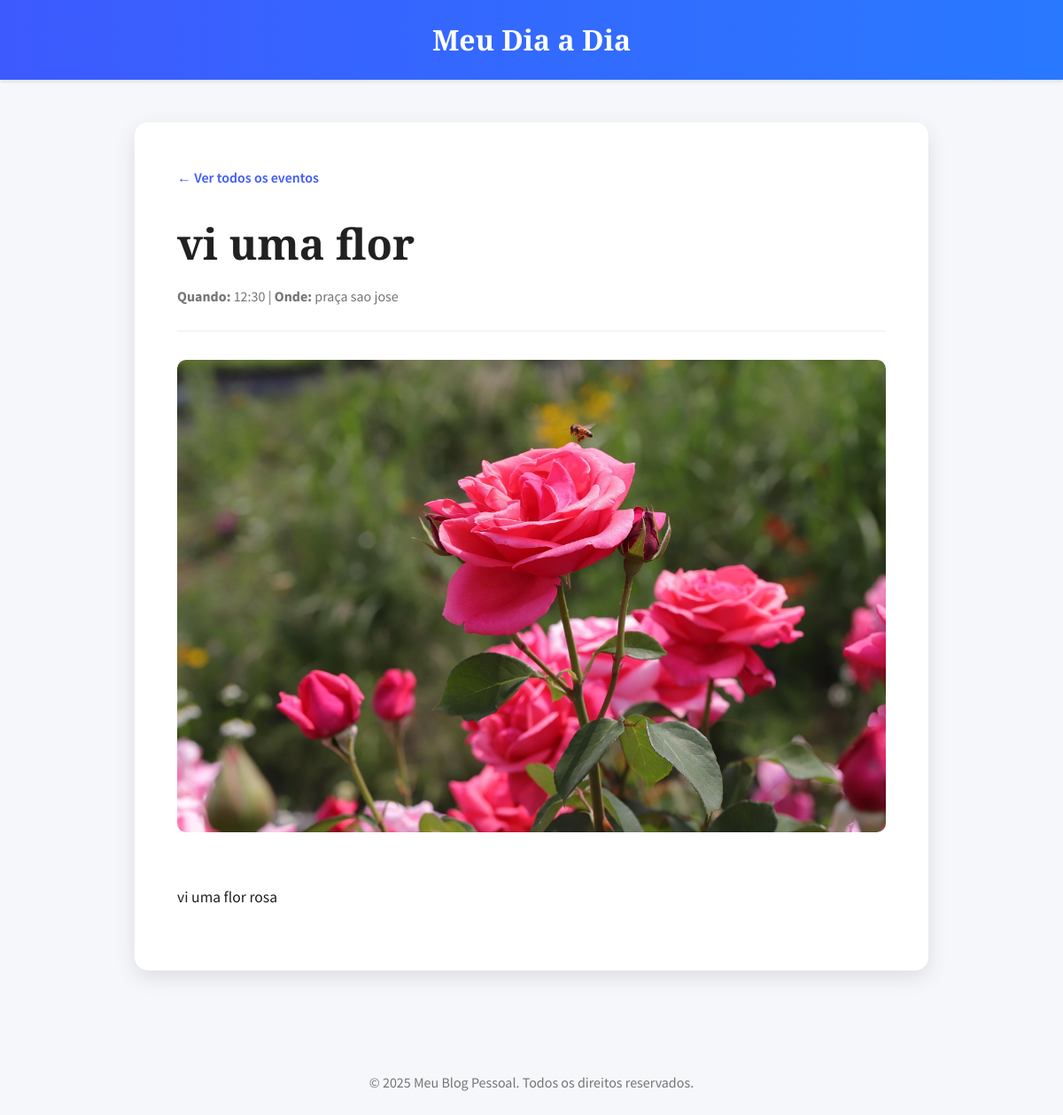
/recipes/blog/1/, run on the app's committed database.
### recipes/models.py (models this page shows, shortened)
class Recipe(models.Model):
    title = models.CharField(max_length=200)
    description = models.TextField()
    event_time = models.TimeField(
        help_text="Hora em que o evento ocorreu (formato HH:MM)",
        null=True,
        blank=True
    )
    location = models.CharField(
        max_length=255,
        help_text="Onde o evento ocorreu",
        null=True,
        blank=True
    )
    image = models.ImageField(
        upload_to='recipes/images/',  # Subpasta dentro de 'media' para organizar os uploads
        help_text="Imagem do evento",
        null=True,
        blank=True
    )

### recipes/views.py (the view)
# urls.py: path('blog/<int:pk>/', views.recipe_detail, name='recipe_detail'),
def recipe_detail(request, pk):
    recipe = get_object_or_404(Recipe, pk=pk)
    return render(request, 'recipes/recipe_detail.html', {'recipe': recipe})

### recipes/templates/recipes/recipe_detail.html (shortened to what this page needs)
<!DOCTYPE html>
<html lang="pt-br">
<head>
</head>
<body>
    <header class="site-header">
        <h1>Meu Dia a Dia</h1>
    </header>
    <div class="article-container">
        <a href="{% url 'home' %}" class="back-link">← Ver todos os eventos</a>
        <article>
            <header>
                <h1 class="article-title">{{ recipe.title }}</h1>
                <div class="article-meta">
                    {% if recipe.event_time %}
                        <span><strong>Quando:</strong> {{ recipe.event_time|time:"H:i" }}</span>
                    {% endif %}
                    {% if recipe.location and recipe.event_time %} | {% endif %}
                    {% if recipe.location %}
                        <span><strong>Onde:</strong> {{ recipe.location }}</span>
                    {% endif %}
                </div>
            </header>
            {% if recipe.image %}
                <div class="featured-image">
                    <img src="{{ recipe.image.url }}" alt="Imagem de {{ recipe.title }}">
                </div>
            {% endif %}
            <section class="article-content">
                <p>{{ recipe.description|linebreaks }}</p>
            </section>
        </article>
    </div>
    <footer class="site-footer">
        <p>&copy; {% now "Y" %} Meu Blog Pessoal. Todos os direitos reservados.</p>
    </footer>
</body>
</html>

### recipes/templates/recipes/recipe_detail.html (style rules this page uses)
:root { --primary-color: #3D5AFE; --dark-text: #212121; --light-text: #757575; --background-color: #f5f7fa; }
body { font-family: 'Source Sans Pro', sans-serif; background-color: var(--background-color); color: var(--dark-text); margin: 0; line-height: 1.8; }
.site-header { background: linear-gradient(90deg, var(--primary-color) 0%, #2979FF 100%); color: white; padding: 1rem 2rem; text-align: center; box-shadow: 0 2px 4px rgba(0,0,0,0.1); }
.site-header h1 { font-family: 'Playfair Display', serif; margin: 0; font-size: 2rem; }
.article-container { max-width: 800px; margin: 3rem auto; padding: 3rem; background-color: #fff; border-radius: 15px; box-shadow: 0 8px 24px rgba(0,0,0,0.1); }
.back-link { display: inline-block; margin-bottom: 2rem; color: var(--primary-color); text-decoration: none; font-weight: 600; }
.article-title { font-family: 'Playfair Display', serif; font-size: 3rem; line-height: 1.2; margin: 0 0 1rem 0; }
.article-meta { color: var(--light-text); border-bottom: 1px solid #eee; padding-bottom: 1.5rem; margin-bottom: 2rem; }
.featured-image img { width: 100%; height: auto; border-radius: 10px; margin-bottom: 2rem; }
.article-content { font-size: 1.1rem; }
.site-footer { text-align: center; margin-top: 4rem; padding: 2rem; color: var(--light-text); }

### data on the page
Recipe: title "vi uma flor", event_time "12:30", location "praça sao jose", image (picture), description "vi uma flor rosa"
